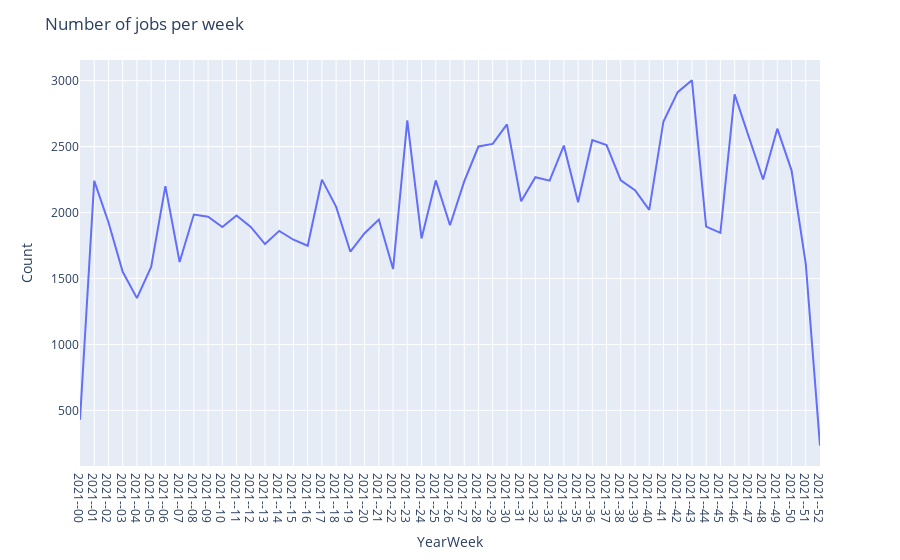

Here is the notebook cell this chart was saved with:
### Code cell
fig = px.line(df_yearweek, x='yearweek', y='count')
fig.update_layout(  title_text='Number of jobs per week', xaxis_title='YearWeek', yaxis_title='Count')
fig.show()

### Figure 1 — Plotly figure (JSON) as saved in the notebook; plotly's stock layout.template omitted (floating-point values rounded to 4 significant figures)
{"data": [{"hovertemplate": "yearweek=%{x}<br>count=%{y}<extra></extra>", "legendgroup": "", "line": {"color": "#636efa", "dash": "solid"}, "marker": {"symbol": "circle"}, "mode": "lines", "name": "", "orientation": "v", "showlegend": false, "type": "scatter", "x": ["2021--00", "2021--01", "2021--02", "2021--03", "2021--04", "2021--05", "2021--06", "2021--07", "2021--08", "2021--09", "2021--10", "2021--11", "2021--12", "2021--13", "2021--14", "2021--15", "2021--16", "2021--17", "2021--18", "2021--19", "2021--20", "2021--21", "2021--22", "2021--23", "2021--24", "2021--25", "2021--26", "2021--27", "2021--28", "2021--29", "2021--30", "2021--31", "2021--32", "2021--33", "2021--34", "2021--35", "2021--36", "2021--37", "2021--38", "2021--39", "2021--40", "2021--41", "2021--42", "2021--43", "2021--44", "2021--45", "2021--46", "2021--47", "2021--48", "2021--49", "2021--50", "2021--51", "2021--52"], "xaxis": "x", "y": [429, 2240, 1927, 1551, 1351, 1587, 2200, 1625, 1985, 1968, 1890, 1977, 1891, 1761, 1861, 1794, 1748, 2250, 2043, 1703, 1843, 1947, 1572, 2699, 1804, 2244, 1904, 2236, 2501, 2521, 2669, 2086, 2268, 2242, 2508, 2078, 2550, 2512, 2245, 2170, 2021, 2691, 2913, 3003, 1894, 1846, 2896, 2582, 2251, 2636, 2320, 1611, 232], "yaxis": "y"}], "layout": {"legend": {"tracegroupgap": 0}, "margin": {"t": 60}, "title": {"text": "Number of jobs per week"}, "xaxis": {"anchor": "y", "domain": [0, 1], "title": {"text": "YearWeek"}}, "yaxis": {"anchor": "x", "domain": [0, 1], "title": {"text": "Count"}}}}
